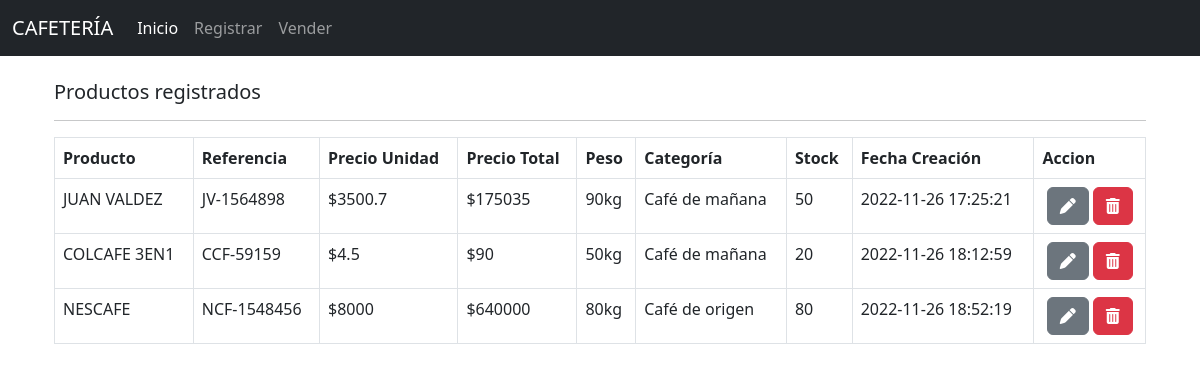
The page / on the database its author committed.
### tables this page shows
CREATE TABLE `producto` (
  `id` int(11) NOT NULL,
  `nombre_producto` varchar(200) NOT NULL,
  `referencia` varchar(200) NOT NULL,
  `precio` float NOT NULL,
  `peso` decimal(10,0) NOT NULL,
  `categoria` int(11) NOT NULL,
  `stock` int(11) NOT NULL,
  `fecha_c` timestamp NOT NULL DEFAULT current_timestamp()
);

CREATE TABLE `categorias` (
  `idCategoria` int(11) NOT NULL,
  `descripcion` varchar(300) NOT NULL
);

### index.php (the view, shortened to what this page needs)
<?php include("database/db.php") ?>
<?php include("includes/header.php") ?>
<?php include("includes/nav.php") ?>
<div class="container p-4">
    <div class="row" >
        <div class="col-12" id="dvInventario">
            <h5 class="title">Productos registrados</h5>
            <hr>
            <table class="table table-bordered">
                <thead>
                    <th>Producto</th>
                    <th>Referencia</th>
                    <th>Precio Unidad</th>
                    <th>Precio Total</th>
                    <th>Peso</th>
                    <th>Categoría</th>
                    <th>Stock</th>
                    <th>Fecha Creación</th>
                    <th>Accion</th>
                    <tbody>
                    <?php
                        $query = "SELECT * FROM producto p INNER JOIN categorias c on categoria = idCategoria";
                        $result_producto = mysqli_query($conn, $query);
                        while($row = mysqli_fetch_array($result_producto)){
                            $precio = $row['precio'];
                            $stock = $row['stock'];
                            $precio_unidad = (float)$precio/(float)$stock;
                            ?>
                            <tr>
                                <td><?php echo $row['nombre_producto'] ?></td>
                                <td><?php echo $row['referencia'] ?></td>
                                <td>$<?php echo $precio_unidad?></td>
                                <td>$<?php echo $row['precio']?></td>
                                <td><?php echo $row['peso'] ?>kg</td>
                                <td><?php echo $row['descripcion'] ?></td>
                                <td><?php echo $row['stock'] ?></td>
                                <td><?php echo $row['fecha_c'] ?></td>
                                <td class="text-center">
                                    <a href="metodos/editar.php?id=<?php echo $row['id'] ?>"
                                    class="btn btn-secondary"
                                    name="editar_producto">
                                        <i class="fas fa-solid fa-pen"></i>
                                    </a>
                                    <a href="metodos/eliminar.php?id=<?php echo $row['id'] ?>"
                                    class="btn btn-danger"
                                    name="eliminar_producto">
                                        <i class="fas fa-trash-alt"></i>
                                    </a>
                                </td>
                            </tr>
                        <?php } ?>
                    </tbody>
                </thead>
            </table>
        </div>
    </div>
</div>
<?php include("includes/footer.php") ?>

### includes/header.php (shortened to what this page needs)
<!DOCTYPE html>
<html lang="en">
<head>
    <link href="https://cdn.jsdelivr.net/npm/bootstrap@5.2.3/dist/css/bootstrap.min.css" rel="stylesheet"
>
</head>
<body>

### includes/nav.php (shortened to what this page needs)
<nav class="navbar navbar-expand-lg navbar-dark bg-dark">
  <div class="container-fluid">
    <a class="navbar-brand" href="index.php">CAFETERÍA</a>
    <div class="collapse navbar-collapse" id="navbarNav">
      <ul class="navbar-nav">
        <li class="nav-item">
          <a class="nav-link active" aria-current="page" href="index.php">Inicio</a>
        </li>
        <li class="nav-item">
          <a class="nav-link" href="crear_producto.php">Registrar</a>
        </li>
        <li class="nav-item">
          <a class="nav-link" href="vender_producto.php">Vender</a>
        </li>
      </ul>
    </div>
  </div>
</nav>

### includes/footer.php (shortened to what this page needs)
</body>
</html>

### rows shown on the page
producto: nombre_producto "JUAN VALDEZ", referencia "JV-1564898", precio_unidad "3500.7", precio "175035", peso "90", categoria.descripcion "Café de mañana", stock "50", fecha_c "2022-11-26 17:25:21"
producto: nombre_producto "COLCAFE 3EN1", referencia "CCF-59159", precio_unidad "4.5", precio "90", peso "50", categoria.descripcion "Café de mañana", stock "20", fecha_c "2022-11-26 18:12:59"
producto: nombre_producto "NESCAFE", referencia "NCF-1548456", precio_unidad "8000", precio "640000", peso "80", categoria.descripcion "Café de origen", stock "80", fecha_c "2022-11-26 18:52:19"
